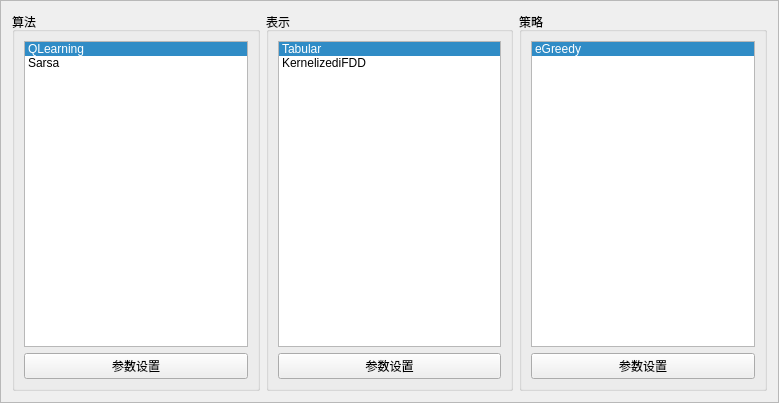
<?xml version="1.0" encoding="UTF-8"?>
<ui version="4.0">
 <class>Frame</class>
 <widget class="QFrame" name="Frame">
  <property name="geometry">
   <rect>
    <x>0</x>
    <y>0</y>
    <width>779</width>
    <height>403</height>
   </rect>
  </property>
  <property name="windowTitle">
   <string>Frame</string>
  </property>
  <property name="frameShape">
   <enum>QFrame::StyledPanel</enum>
  </property>
  <property name="frameShadow">
   <enum>QFrame::Raised</enum>
  </property>
  <layout class="QGridLayout" name="gridLayout">
   <item row="0" column="0">
    <widget class="QGroupBox" name="groupBox_2">
     <property name="title">
      <string>算法</string>
     </property>
     <layout class="QVBoxLayout" name="verticalLayout_2">
      <item>
       <widget class="QListWidget" name="lstAgent">
        <property name="currentRow">
         <number>0</number>
        </property>
        <item>
         <property name="text">
          <string>QLearning</string>
         </property>
        </item>
        <item>
         <property name="text">
          <string>Sarsa</string>
         </property>
        </item>
       </widget>
      </item>
      <item>
       <widget class="QPushButton" name="btnConfigAgent">
        <property name="text">
         <string>参数设置</string>
        </property>
       </widget>
      </item>
     </layout>
    </widget>
   </item>
   <item row="0" column="1">
    <widget class="QGroupBox" name="groupBox_3">
     <property name="title">
      <string>表示</string>
     </property>
     <layout class="QVBoxLayout" name="verticalLayout_3">
      <item>
       <widget class="QListWidget" name="lstRepresentation">
        <property name="currentRow">
         <number>0</number>
        </property>
        <item>
         <property name="text">
          <string>Tabular</string>
         </property>
        </item>
        <item>
         <property name="text">
          <string>KernelizediFDD</string>
         </property>
        </item>
       </widget>
      </item>
      <item>
       <widget class="QPushButton" name="btnConfigRepresentation">
        <property name="text">
         <string>参数设置</string>
        </property>
       </widget>
      </item>
     </layout>
    </widget>
   </item>
   <item row="0" column="2">
    <widget class="QGroupBox" name="groupBox_4">
     <property name="title">
      <string>策略</string>
     </property>
     <layout class="QVBoxLayout" name="verticalLayout_4">
      <item>
       <widget class="QListWidget" name="lstPolicy">
        <property name="currentRow">
         <number>0</number>
        </property>
        <item>
         <property name="text">
          <string>eGreedy</string>
         </property>
        </item>
       </widget>
      </item>
      <item>
       <widget class="QPushButton" name="btnConfigPolicy">
        <property name="text">
         <string>参数设置</string>
        </property>
       </widget>
      </item>
     </layout>
    </widget>
   </item>
  </layout>
 </widget>
 <resources/>
 <connections/>
</ui>
